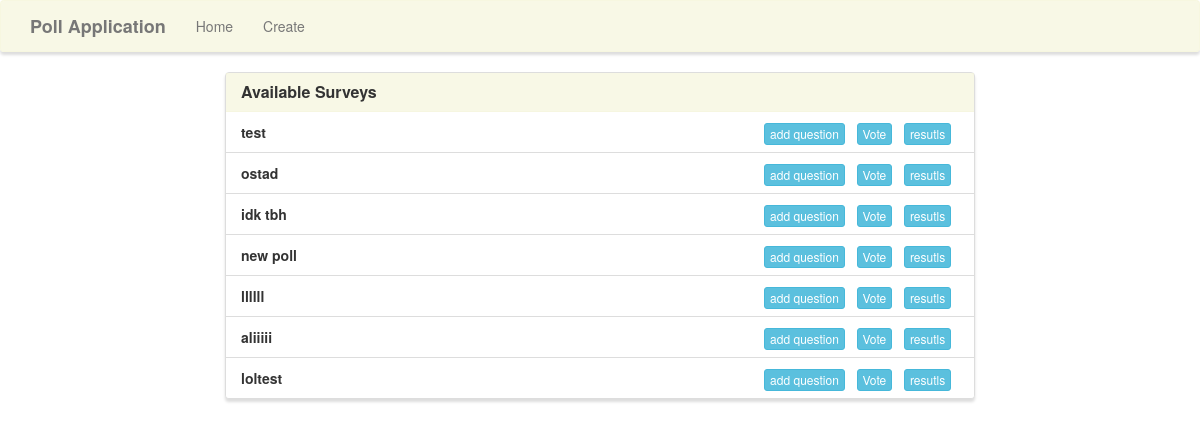
The app's page /, older data.
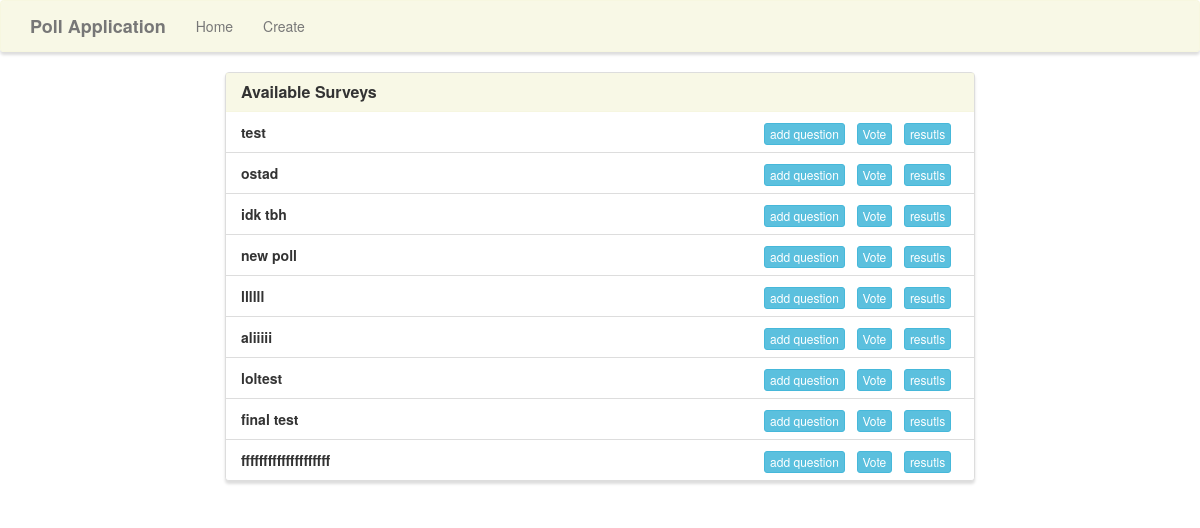
The same page, newer data.
### app/models.py (models this page shows, shortened)
class SURVEY(models.Model):
    title = models.TextField(max_length = 80)

### app/views.py (the view)
# urls.py: path('', views.home, name='home'),
def home(request):
    surveys = SURVEY.objects.all()
    context = {
        'surveys': surveys,
    }
    return render(request, 'surveys/home.html', context)

### app/templates/surveys/home.html (shortened to what this page needs)
{% extends "surveys/base.html" %}
{% block main %}
<div class="row">
    <div class="col-lg-8 col-lg-offset-2">
        <div class="panel panel-default">
            <div class="panel-heading">
                <h3 class="panel-title">Available Surveys</h3>
            </div>
            <div class="list-group">
                {% for survey in surveys %}
                <li class="list-group-item">
                    <strong>{{survey.title}}</strong>
                    <span class="pull-right">
                        <a href={% url 'add_questions' survey.id %} class="btn btn-info btn-xs">add question</a> &nbsp;
                        <a href={% url 'vote' survey.id %} class="btn btn-info btn-xs">Vote</a> &nbsp;
                        <a href={% url 'resutls' survey.id %} class="btn btn-info btn-xs">resutls</a> &nbsp;
                </span>
                </li>
                {%endfor%}
            </div>
        </div>
    </div>
</div>
{% endblock %}

### app/templates/surveys/base.html (shortened to what this page needs)
{% load static %}
<!DOCTYPE html>
<html lang="en">
    <head>
        <link rel="stylesheet" href="https://maxcdn.bootstrapcdn.com/bootstrap/3.3.7/css/bootstrap.min.css">
        <link rel="stylesheet" type="text/css" href="{% static 'style.css' %}" />
    </head>
    <body>
        <nav class="navbar navbar-default" role="navigation">
            <div class="container">
                <div class="navbar-header">
                    <a class="navbar-brand" href={% url "home"%}>Poll Application</a>
                </div>
                <div class="collapse navbar-collapse navbar-ex1-collapse">
                    <ul class="nav navbar-nav">
                        <li><a href={% url "home"%}>Home</a></li>
                        <li><a href={% url "create_survey"%}>Create</a></li>
                    </ul>
                </div>
            </div>
        </nav>
        <div class="container">
            {% block main %}{% endblock %}
        </div>
    </body>
</html>

### app/static/style.css (style rules this page uses)
.navbar-default { background-color: rgba(245, 245, 220, .7); border-color: rgba(245, 245, 220, .6); box-shadow: 0px 3px 3px 0px #ddd; }
.panel-default > .panel-heading { color: #333; background-color: rgba(245, 245, 220, .7); border-color: rgba(245, 245, 220, .6); border-top-left-radius: 0; border-top-right-radius: 0; }
.panel { box-shadow: 0px 3px 3px 0px #ddd; }
a.navbar-brand, .panel-title { font-weight: bolder; }

Row changes from the older to the newer data that the page shows:
added SURVEY: title "final test"
added SURVEY: title "ffffffffffffffffffff"
